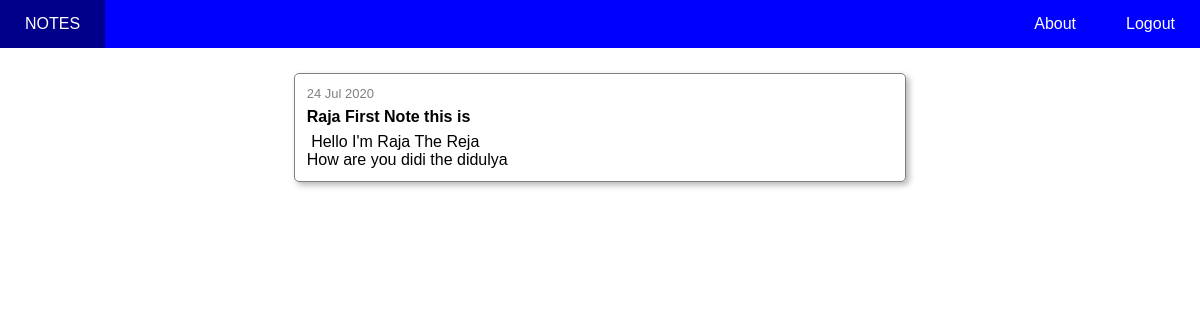
The page /note/3 (signed in) on the database its author committed.
### notesapp/models.py (models this page shows, shortened)
class Note(db.Model):
    id = db.Column(db.Integer, primary_key=True)
    title = db.Column(db.String(100), nullable=False)
    date_created = db.Column(db.DateTime, nullable=False, default=datetime.utcnow)
    content = db.Column(db.Text, nullable=False)
    user_id = db.Column(db.Integer, db.ForeignKey('user.id'), nullable=False)

### notesapp/routes.py (the view)
@app.route('/note/<int:note_id>', methods=['GET', 'POST'])
def note(note_id):
    note = Note.query.get_or_404(note_id)
    return render_template('note.html', note=note, title=note.title)

### notesapp/models.py (called while the page is built)
@login_manager.user_loader
def load_user(user_id):
    return User.query.get(int(user_id))

### notesapp/templates/note.html
{% extends 'base.html' %}
{% block content %}
    <div class="notes-home">
        <div class="prevNotes">
            <div class="prevnote" >
                <p> {{ note.date_created.strftime("%d %b %Y") }} </p>
                <h4>{{ note.title }}</h4>
                <pre> {{ note.content }} </pre>
            </div>
        </div>
    </div>
{% endblock %}

### notesapp/static/styles/main.css (style rules this page uses)
* { margin: 0; padding: 0; border: 0; outline: 0; vertical-align: baseline; font-family: Arial, Helvetica, sans-serif; --Blue: #0000ff; --EerieBlack: #1D201F; --White: #FFF; }

### notesapp/static/styles/login-register.css (style rules this page uses)
* { margin: 0; padding: 0; border: 0; outline: 0; vertical-align: baseline; font-family: Arial, Helvetica, sans-serif; --Blue: #0000ff; --EerieBlack: #1D201F; --White: #FFF; }

### notesapp/static/styles/home.css (style rules this page uses)
.notes-home { width: 100%; max-width: 650px; margin: 0 auto; margin-right: auto; }
.prevNotes { width: 95%; padding: 10px; margin: 5px auto; }
.prevnote { position: relative; width: 95%; margin: 10px auto; padding: 12px; border: 1px solid gray; border-radius: 5px; box-shadow: 3px 3px 6px rgb(180, 180, 180); }
.prevnote h4 { margin: 7px; margin-left: 0; }
.prevnote p { font-size: small; color: gray; }

### rows shown on the page
Note: date_created "24 Jul 2020", title "Raja First Note this is", content "Hello I'm Raja The Reja How are you didi the didulya"
